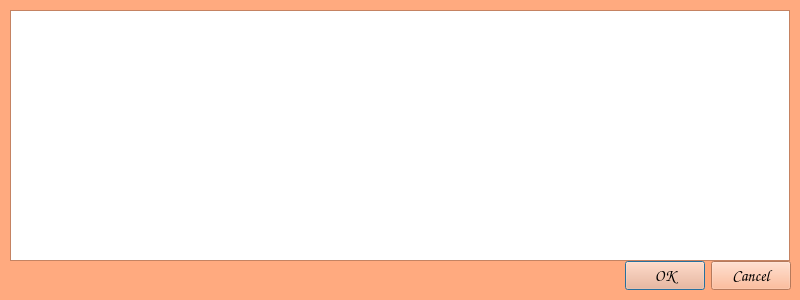
<?xml version="1.0" encoding="UTF-8"?>
<ui version="4.0">
 <class>RandBook</class>
 <widget class="QDialog" name="RandBook">
  <property name="geometry">
   <rect>
    <x>0</x>
    <y>0</y>
    <width>800</width>
    <height>300</height>
   </rect>
  </property>
  <property name="palette">
   <palette>
    <active>
     <colorrole role="WindowText">
      <brush brushstyle="SolidPattern">
       <color alpha="255">
        <red>0</red>
        <green>0</green>
        <blue>0</blue>
       </color>
      </brush>
     </colorrole>
     <colorrole role="Button">
      <brush brushstyle="SolidPattern">
       <color alpha="255">
        <red>255</red>
        <green>170</green>
        <blue>127</blue>
       </color>
      </brush>
     </colorrole>
     <colorrole role="Light">
      <brush brushstyle="SolidPattern">
       <color alpha="255">
        <red>255</red>
        <green>255</green>
        <blue>254</blue>
       </color>
      </brush>
     </colorrole>
     <colorrole role="Midlight">
      <brush brushstyle="SolidPattern">
       <color alpha="255">
        <red>255</red>
        <green>212</green>
        <blue>190</blue>
       </color>
      </brush>
     </colorrole>
     <colorrole role="Dark">
      <brush brushstyle="SolidPattern">
       <color alpha="255">
        <red>127</red>
        <green>85</green>
        <blue>63</blue>
       </color>
      </brush>
     </colorrole>
     <colorrole role="Mid">
      <brush brushstyle="SolidPattern">
       <color alpha="255">
        <red>170</red>
        <green>113</green>
        <blue>85</blue>
       </color>
      </brush>
     </colorrole>
     <colorrole role="Text">
      <brush brushstyle="SolidPattern">
       <color alpha="255">
        <red>0</red>
        <green>0</green>
        <blue>0</blue>
       </color>
      </brush>
     </colorrole>
     <colorrole role="BrightText">
      <brush brushstyle="SolidPattern">
       <color alpha="255">
        <red>255</red>
        <green>255</green>
        <blue>255</blue>
       </color>
      </brush>
     </colorrole>
     <colorrole role="ButtonText">
      <brush brushstyle="SolidPattern">
       <color alpha="255">
        <red>0</red>
        <green>0</green>
        <blue>0</blue>
       </color>
      </brush>
     </colorrole>
     <colorrole role="Base">
      <brush brushstyle="SolidPattern">
       <color alpha="255">
        <red>255</red>
        <green>255</green>
        <blue>255</blue>
       </color>
      </brush>
     </colorrole>
     <colorrole role="Window">
      <brush brushstyle="SolidPattern">
       <color alpha="255">
        <red>255</red>
        <green>170</green>
        <blue>127</blue>
       </color>
      </brush>
     </colorrole>
     <colorrole role="Shadow">
      <brush brushstyle="SolidPattern">
       <color alpha="255">
        <red>0</red>
        <green>0</green>
        <blue>0</blue>
       </color>
      </brush>
     </colorrole>
     <colorrole role="AlternateBase">
      <brush brushstyle="SolidPattern">
       <color alpha="255">
        <red>255</red>
        <green>212</green>
        <blue>191</blue>
       </color>
      </brush>
     </colorrole>
     <colorrole role="ToolTipBase">
      <brush brushstyle="SolidPattern">
       <color alpha="255">
        <red>255</red>
        <green>255</green>
        <blue>220</blue>
       </color>
      </brush>
     </colorrole>
     <colorrole role="ToolTipText">
      <brush brushstyle="SolidPattern">
       <color alpha="255">
        <red>0</red>
        <green>0</green>
        <blue>0</blue>
       </color>
      </brush>
     </colorrole>
     <colorrole role="PlaceholderText">
      <brush brushstyle="SolidPattern">
       <color alpha="127">
        <red>0</red>
        <green>0</green>
        <blue>0</blue>
       </color>
      </brush>
     </colorrole>
     <colorrole role="Accent">
      <brush brushstyle="SolidPattern">
       <color alpha="255">
        <red>255</red>
        <green>255</green>
        <blue>255</blue>
       </color>
      </brush>
     </colorrole>
    </active>
    <inactive>
     <colorrole role="WindowText">
      <brush brushstyle="SolidPattern">
       <color alpha="255">
        <red>0</red>
        <green>0</green>
        <blue>0</blue>
       </color>
      </brush>
     </colorrole>
     <colorrole role="Button">
      <brush brushstyle="SolidPattern">
       <color alpha="255">
        <red>255</red>
        <green>170</green>
        <blue>127</blue>
       </color>
      </brush>
     </colorrole>
     <colorrole role="Light">
      <brush brushstyle="SolidPattern">
       <color alpha="255">
        <red>255</red>
        <green>255</green>
        <blue>254</blue>
       </color>
      </brush>
     </colorrole>
     <colorrole role="Midlight">
      <brush brushstyle="SolidPattern">
       <color alpha="255">
        <red>255</red>
        <green>212</green>
        <blue>190</blue>
       </color>
      </brush>
     </colorrole>
     <colorrole role="Dark">
      <brush brushstyle="SolidPattern">
       <color alpha="255">
        <red>127</red>
        <green>85</green>
        <blue>63</blue>
       </color>
      </brush>
     </colorrole>
     <colorrole role="Mid">
      <brush brushstyle="SolidPattern">
       <color alpha="255">
        <red>170</red>
        <green>113</green>
        <blue>85</blue>
       </color>
      </brush>
     </colorrole>
     <colorrole role="Text">
      <brush brushstyle="SolidPattern">
       <color alpha="255">
        <red>0</red>
        <green>0</green>
        <blue>0</blue>
       </color>
      </brush>
     </colorrole>
     <colorrole role="BrightText">
      <brush brushstyle="SolidPattern">
       <color alpha="255">
        <red>255</red>
        <green>255</green>
        <blue>255</blue>
       </color>
      </brush>
     </colorrole>
     <colorrole role="ButtonText">
      <brush brushstyle="SolidPattern">
       <color alpha="255">
        <red>0</red>
        <green>0</green>
        <blue>0</blue>
       </color>
      </brush>
     </colorrole>
     <colorrole role="Base">
      <brush brushstyle="SolidPattern">
       <color alpha="255">
        <red>255</red>
        <green>255</green>
        <blue>255</blue>
       </color>
      </brush>
     </colorrole>
     <colorrole role="Window">
      <brush brushstyle="SolidPattern">
       <color alpha="255">
        <red>255</red>
        <green>170</green>
        <blue>127</blue>
       </color>
      </brush>
     </colorrole>
     <colorrole role="Shadow">
      <brush brushstyle="SolidPattern">
       <color alpha="255">
        <red>0</red>
        <green>0</green>
        <blue>0</blue>
       </color>
      </brush>
     </colorrole>
     <colorrole role="AlternateBase">
      <brush brushstyle="SolidPattern">
       <color alpha="255">
        <red>255</red>
        <green>212</green>
        <blue>191</blue>
       </color>
      </brush>
     </colorrole>
     <colorrole role="ToolTipBase">
      <brush brushstyle="SolidPattern">
       <color alpha="255">
        <red>255</red>
        <green>255</green>
        <blue>220</blue>
       </color>
      </brush>
     </colorrole>
     <colorrole role="ToolTipText">
      <brush brushstyle="SolidPattern">
       <color alpha="255">
        <red>0</red>
        <green>0</green>
        <blue>0</blue>
       </color>
      </brush>
     </colorrole>
     <colorrole role="PlaceholderText">
      <brush brushstyle="SolidPattern">
       <color alpha="127">
        <red>0</red>
        <green>0</green>
        <blue>0</blue>
       </color>
      </brush>
     </colorrole>
     <colorrole role="Accent">
      <brush brushstyle="SolidPattern">
       <color alpha="255">
        <red>255</red>
        <green>255</green>
        <blue>255</blue>
       </color>
      </brush>
     </colorrole>
    </inactive>
    <disabled>
     <colorrole role="WindowText">
      <brush brushstyle="SolidPattern">
       <color alpha="255">
        <red>127</red>
        <green>85</green>
        <blue>63</blue>
       </color>
      </brush>
     </colorrole>
     <colorrole role="Button">
      <brush brushstyle="SolidPattern">
       <color alpha="255">
        <red>255</red>
        <green>170</green>
        <blue>127</blue>
       </color>
      </brush>
     </colorrole>
     <colorrole role="Light">
      <brush brushstyle="SolidPattern">
       <color alpha="255">
        <red>255</red>
        <green>255</green>
        <blue>254</blue>
       </color>
      </brush>
     </colorrole>
     <colorrole role="Midlight">
      <brush brushstyle="SolidPattern">
       <color alpha="255">
        <red>255</red>
        <green>212</green>
        <blue>190</blue>
       </color>
      </brush>
     </colorrole>
     <colorrole role="Dark">
      <brush brushstyle="SolidPattern">
       <color alpha="255">
        <red>127</red>
        <green>85</green>
        <blue>63</blue>
       </color>
      </brush>
     </colorrole>
     <colorrole role="Mid">
      <brush brushstyle="SolidPattern">
       <color alpha="255">
        <red>170</red>
        <green>113</green>
        <blue>85</blue>
       </color>
      </brush>
     </colorrole>
     <colorrole role="Text">
      <brush brushstyle="SolidPattern">
       <color alpha="255">
        <red>127</red>
        <green>85</green>
        <blue>63</blue>
       </color>
      </brush>
     </colorrole>
     <colorrole role="BrightText">
      <brush brushstyle="SolidPattern">
       <color alpha="255">
        <red>255</red>
        <green>255</green>
        <blue>255</blue>
       </color>
      </brush>
     </colorrole>
     <colorrole role="ButtonText">
      <brush brushstyle="SolidPattern">
       <color alpha="255">
        <red>127</red>
        <green>85</green>
        <blue>63</blue>
       </color>
      </brush>
     </colorrole>
     <colorrole role="Base">
      <brush brushstyle="SolidPattern">
       <color alpha="255">
        <red>255</red>
        <green>170</green>
        <blue>127</blue>
       </color>
      </brush>
     </colorrole>
     <colorrole role="Window">
      <brush brushstyle="SolidPattern">
       <color alpha="255">
        <red>255</red>
        <green>170</green>
        <blue>127</blue>
       </color>
      </brush>
     </colorrole>
     <colorrole role="Shadow">
      <brush brushstyle="SolidPattern">
       <color alpha="255">
        <red>0</red>
        <green>0</green>
        <blue>0</blue>
       </color>
      </brush>
     </colorrole>
     <colorrole role="AlternateBase">
      <brush brushstyle="SolidPattern">
       <color alpha="255">
        <red>255</red>
        <green>170</green>
        <blue>127</blue>
       </color>
      </brush>
     </colorrole>
     <colorrole role="ToolTipBase">
      <brush brushstyle="SolidPattern">
       <color alpha="255">
        <red>255</red>
        <green>255</green>
        <blue>220</blue>
       </color>
      </brush>
     </colorrole>
     <colorrole role="ToolTipText">
      <brush brushstyle="SolidPattern">
       <color alpha="255">
        <red>0</red>
        <green>0</green>
        <blue>0</blue>
       </color>
      </brush>
     </colorrole>
     <colorrole role="PlaceholderText">
      <brush brushstyle="SolidPattern">
       <color alpha="127">
        <red>127</red>
        <green>85</green>
        <blue>63</blue>
       </color>
      </brush>
     </colorrole>
     <colorrole role="Accent">
      <brush brushstyle="SolidPattern">
       <color alpha="255">
        <red>255</red>
        <green>221</green>
        <blue>203</blue>
       </color>
      </brush>
     </colorrole>
    </disabled>
   </palette>
  </property>
  <property name="font">
   <font>
    <family>Comic Sans MS</family>
    <pointsize>12</pointsize>
   </font>
  </property>
  <property name="windowTitle">
   <string>Dialog</string>
  </property>
  <widget class="QDialogButtonBox" name="buttonBox">
   <property name="geometry">
    <rect>
     <x>450</x>
     <y>260</y>
     <width>341</width>
     <height>32</height>
    </rect>
   </property>
   <property name="orientation">
    <enum>Qt::Horizontal</enum>
   </property>
   <property name="standardButtons">
    <set>QDialogButtonBox::Cancel|QDialogButtonBox::Ok</set>
   </property>
  </widget>
  <widget class="QTableView" name="tableView">
   <property name="geometry">
    <rect>
     <x>10</x>
     <y>10</y>
     <width>780</width>
     <height>251</height>
    </rect>
   </property>
  </widget>
 </widget>
 <resources/>
 <connections>
  <connection>
   <sender>buttonBox</sender>
   <signal>accepted()</signal>
   <receiver>RandBook</receiver>
   <slot>accept()</slot>
   <hints>
    <hint type="sourcelabel">
     <x>248</x>
     <y>254</y>
    </hint>
    <hint type="destinationlabel">
     <x>157</x>
     <y>274</y>
    </hint>
   </hints>
  </connection>
  <connection>
   <sender>buttonBox</sender>
   <signal>rejected()</signal>
   <receiver>RandBook</receiver>
   <slot>reject()</slot>
   <hints>
    <hint type="sourcelabel">
     <x>316</x>
     <y>260</y>
    </hint>
    <hint type="destinationlabel">
     <x>286</x>
     <y>274</y>
    </hint>
   </hints>
  </connection>
 </connections>
</ui>
